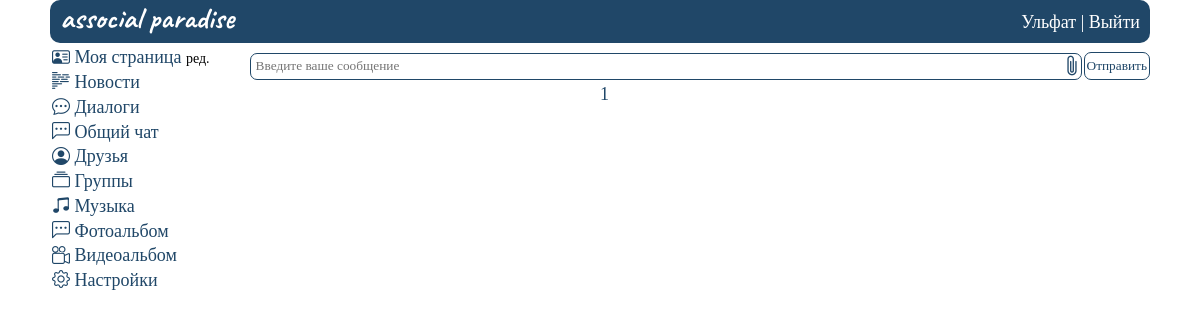
The app's page /chat (signed in), older data.
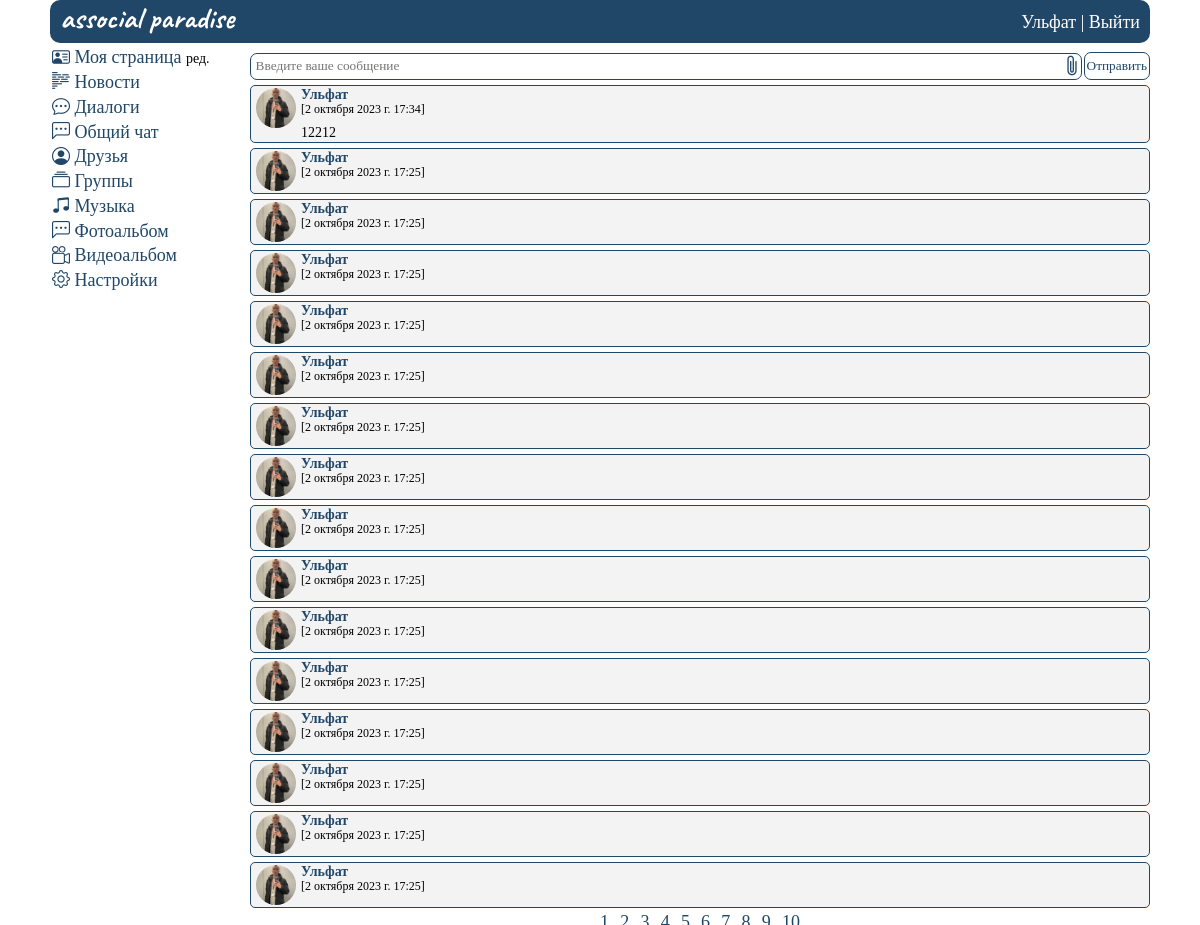
The same page, newer data.
### mysite/models.py (models this page shows, shortened)
class AllChat(models.Model):
    user = models.ForeignKey(User, on_delete=models.CASCADE)
    msg = models.TextField(max_length=999999, verbose_name='', blank=True, null=True)
    msg_time_create = models.DateTimeField(auto_now_add=True)
    msg_time_update = models.DateTimeField(auto_now=True)
    msg_img = models.ImageField(
        upload_to="mysite/static/images/chat_photos/", blank=True, verbose_name='')
    class Meta:
        verbose_name_plural = 'Чат'

### mysite/views.py (the view, shortened to what this page needs)
# urls.py: path('chat', viewChat, name='chat'),
@login_required(login_url='home')
def viewChat(request):
    userid = getAuthUser(request)
    personal_data = getUser(userid)
    form = ChatForm()
    allDialogues = getAllMessages(userid)
    unread_messages = calculation_unread(allDialogues, userid)
    allMessages = AllChat.objects.raw(
        'SELECT * FROM MYSITE_ALLCHAT CH JOIN MYSITE_USERPROFILE UP ON UP.USER_ID = CH.USER_ID ORDER BY CH.MSG_TIME_CREATE DESC')[:160]
    paginator = Paginator(allMessages, 16)
    page_number = request.GET.get('page')
    page_obj = paginator.get_page(page_number)
    data = {
        'unread_messages': unread_messages,
        'userid': userid,
        'form': form,
        'allMessages': allMessages,
        'personal_data': personal_data,
        'page_obj': page_obj,
    }
    return render(request, 'chat.html', data)

### mysite/forms.py
class ChatForm(ModelForm):
    class Meta:
        model = AllChat
        fields = ['msg', 'msg_img']
        widgets = {
            "msg": TextInput(attrs={
                'placeholder': 'Введите ваше сообщение',
                'autofocus': True,
            }),
            "msg_img": FileInput(attrs={
                'style': 'display:none',
            })
        }

### mysite/views.py (called while the page is built)
def getAuthUser(request):
    return request.session.get('is_auth', False)

def getUser(userid):
    return UserProfile.objects.get(user_id=userid)

def calculation_unread(messages, userid):
    msg = 0
    for i in messages:
        if i.status_message == 0 and int(i.last_sender) != userid:
            msg += 1
    return msg

### mysite/templates/chat.html (shortened to what this page needs)
{%extends 'base.html'%}
{% load static %}
{%block content%}
    <div class="wrapper_users">
    {% include "header.html" %}
        <div class="rows_user">
            <div class="col1_user">
                {% include "menu.html" %}
            </div>
            <div class="col2_user">
                    <div class="add_message">
                        <form method="post" enctype="multipart/form-data">
                            <div class="flex_obj">
                                <div class="wall_form">
                                    {{ form.msg }}
                                </div>
                                <label for="id_msg_img" class='clip_icon bi bi-paperclip' style='font-size: 1.5rem; color: #204768;'></label>
                                <div class="wall_form_button">
                                    <button type="submit">Отправить</button>
                                </div>
                             </div>
                        </form>
                    </div>
                <div class="chat">
                    {% for message in page_obj %}
                        <div class="message">
                            <div class="message__user_photo">
                                <a href="{% url 'viewUser' message.user_id %}">
                                    <img class="img" src="{% static message.avatar|cut:'mysite/static' %}">
                                </a>
                            </div>
                            <div class="message__content">
                                <span class="message__user">
                                    <a href="{% url 'viewUser' message.user_id %}">{{ message.first_name }}</a>
                                </span>
                                <span class="message__time">[{{ message.msg_time_create }}]</span>
                                <div class="message__item">
                                    <div class="message__text">
                                        {{ message.msg }}
                                    </div>
                                </div>
                            </div>
                        </div>
                    {% endfor %}
                    <div class="message__pages">
                        {% for p in page_obj.paginator.page_range %}
                            {% if p == clean_id %}
                                <div class="message__pages-item message__curr">
                                    <a href="?page={{ p }}">{{ p }}</a>
                                </div>
                            {% else %}
                                <div class="message__pages-item">
                                    <a href="?page={{ p }}">{{ p }}</a>
                                </div>
                            {% endif %}
                        {% endfor %}
                    </div>
            </div>
            </div>
        </div>
    </div>
{%endblock%}

Row changes from the older to the newer data that the page shows:
added AllChat: first_name "Ульфат", msg_time_create "2 октября 2023 г. 17:34", msg "12212"
added AllChat: first_name "Ульфат", msg_time_create "2 октября 2023 г. 17:25"
added AllChat: first_name "Ульфат", msg_time_create "2 октября 2023 г. 17:25"
added AllChat: first_name "Ульфат", msg_time_create "2 октября 2023 г. 17:25"
added AllChat: first_name "Ульфат", msg_time_create "2 октября 2023 г. 17:25"
added AllChat: first_name "Ульфат", msg_time_create "2 октября 2023 г. 17:25"
added AllChat: first_name "Ульфат", msg_time_create "2 октября 2023 г. 17:25"
added AllChat: first_name "Ульфат", msg_time_create "2 октября 2023 г. 17:25"
added AllChat: first_name "Ульфат", msg_time_create "2 октября 2023 г. 17:25"
added AllChat: first_name "Ульфат", msg_time_create "2 октября 2023 г. 17:25"
added AllChat: first_name "Ульфат", msg_time_create "2 октября 2023 г. 17:25"
added AllChat: first_name "Ульфат", msg_time_create "2 октября 2023 г. 17:25"
added AllChat: first_name "Ульфат", msg_time_create "2 октября 2023 г. 17:25"
added AllChat: first_name "Ульфат", msg_time_create "2 октября 2023 г. 17:25"
added AllChat: first_name "Ульфат", msg_time_create "2 октября 2023 г. 17:25"
added AllChat: first_name "Ульфат", msg_time_create "2 октября 2023 г. 17:25"
Text that changed along with them:
list line gone: "1"
